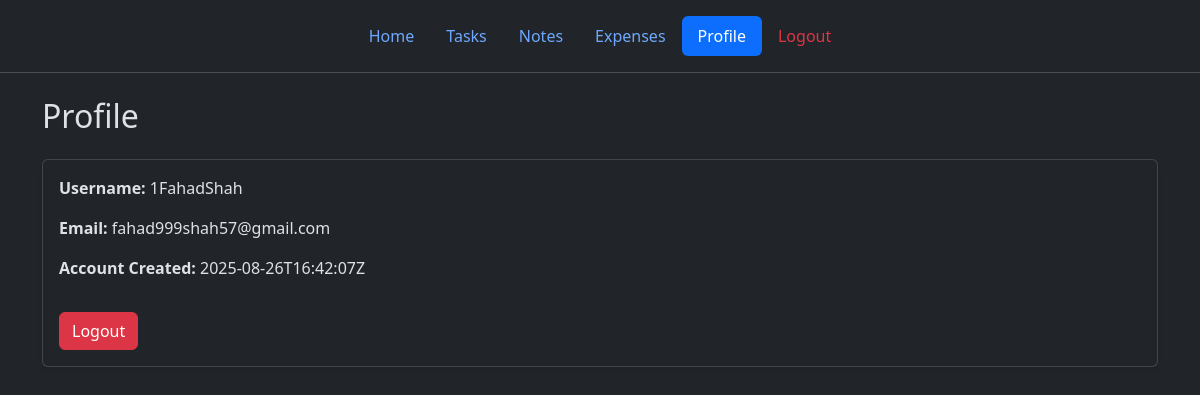
Screenshot of /profile (signed in) with the database file from the repository.
### tables this page shows
CREATE TABLE users (
  id TEXT PRIMARY KEY,            -- UUID v4
  username TEXT UNIQUE NOT NULL,
  email TEXT UNIQUE,
  password_hash TEXT NOT NULL,
  created_at TEXT DEFAULT (strftime('%Y-%m-%dT%H:%M:%SZ','now')),
  last_modified TEXT DEFAULT (strftime('%Y-%m-%dT%H:%M:%SZ','now')),
  is_deleted INTEGER DEFAULT 0
);

### web/routes.py (the view)
@main_bp.route("/profile")
@login_required
def profile_page():
    user = get_user_by_id(current_app.config["DB_PATH"], session["user_id"])
    return render_template("profile.html", user=user)

### web/models.py (called while the page is built)
def get_user_by_id(db_path, user_id: str):
    with get_db_connection(db_path) as conn:
        return conn.execute(
            "SELECT * FROM users WHERE id=? AND is_deleted=0",
            (user_id,)
        ).fetchone()

### web/routes.py (called while the page is built)
def login_required(f):
    @wraps(f)
    def decorated_function(*args, **kwargs):
        if "user_id" not in session:
            flash("Please login to access this page.", "warning")
            return redirect(url_for("auth_bp.login"))
        return f(*args, **kwargs)
    return decorated_function

### web/utils.py (called while the page is built)
def get_db_connection(db_path: str):
    connect = sqlite3.connect(db_path)
    connect.row_factory = sqlite3.Row
    return connect

### web/templates/profile.html
{% extends "base.html" %} {% block content %}
<div class="container mt-4">
  <h2 class="mb-4">Profile</h2>
  {% if user %}
  <div class="card shadow-sm">
    <div class="card-body">
      <p><strong>Username:</strong> {{ user.username }}</p>
      <p><strong>Email:</strong> {{ user.email or "—" }}</p>
      <p><strong>Account Created:</strong> {{ user.created_at }}</p>
      <form method="POST" action="{{ url_for('auth_bp.logout') }}">
        <button type="submit" class="btn btn-danger mt-3">Logout</button>
      </form>
    </div>
  </div>
  {% else %}
  <p class="text-muted">
    No user data available. Please
    <a href="{{ url_for('auth_bp.login') }}">login</a>.
  </p>
  {% endif %}
</div>
{% endblock %}

### rows the page displays
users: username "1FahadShah", email "fahad999shah57@gmail.com", created_at "2025-08-26T16:42:07Z"
